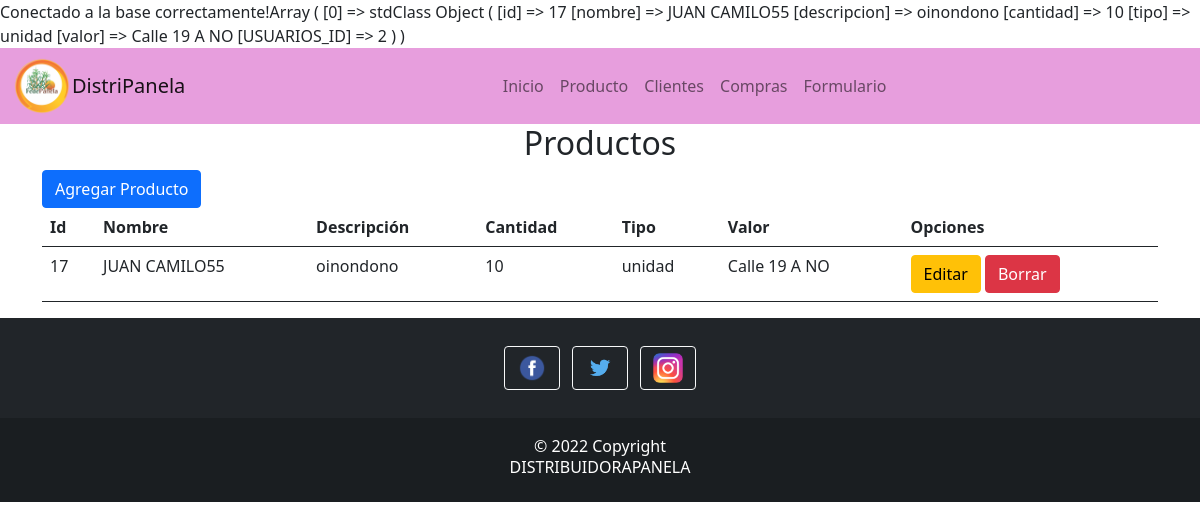
/producto.php, run on the app's committed database.
### tables this page shows
CREATE TABLE `products` (
  `id` int(11) NOT NULL,
  `nombre` varchar(255) NOT NULL,
  `descripcion` varchar(255) NOT NULL,
  `cantidad` varchar(255) NOT NULL,
  `tipo` varchar(255) NOT NULL,
  `valor` varchar(255) NOT NULL,
  `USUARIOS_ID` int(11) NOT NULL
);

### models/products.php (called while the page is built, shortened)
<?php
class classProducts
{
    private $conn;
    private $db_table = "products";
    public function __construct($db)
    {
        $this->conn = $db;
    }
    public function search()
    {
        $query_search = 'SELECT  * FROM '. $this->db_table;
        $stmt_search = $this->conn->query($query_search);
        $stmt_search->execute();
        $table_result_search = $stmt_search->fetchAll(PDO::FETCH_OBJ);
        return $table_result_search;
    }
}

### producto.php (the view, shortened to what this page needs)
<?php include_once('config/connection_db.php')?>
<?php include_once('models/products.php')?>
<?php
$classDataBase = new classConnection_mysql;
$db = $classDataBase->connection();
$classProductos = new classProducts($db);
$obj_products = $classProductos->search();
print_r($obj_products);
?>
<!DOCTYPE html>
<html lang="en">
<head>
    <link href="https://cdn.jsdelivr.net/npm/bootstrap@5.0.2/dist/css/bootstrap.min.css" rel="stylesheet"
>
</head>
<body>
    <?php include 'includes/header.php' ?>
    <section>
        <div class="container">
            <section id="datos">
                <h2 class="text-center">Productos</h2>
                <a href="actions/insert/insertar_producto.php" class="btn btn-primary"><i class="bi bi-x-circle-fill"></i> Agregar Producto</a>
                <table class="table">
                    <thead>
                        <tr>
                            <th scope="col">Id</th>
                            <th scope="col">Nombre</th>
                            <th scope="col">Descripción</th>
                            <th scope="col">Cantidad</th>
                            <th scope="col">Tipo</th>
                            <th scope="col">Valor</th>
                            <th scope="col">Opciones</th>
                        </tr>
                    </thead>
                    <tbody>
                  <?php foreach ($obj_products as $row) : ?>
                    <tr>
                      <td><?php echo $row->id; ?></td>
                      <td><?php echo $row->nombre; ?></td>
                      <td><?php echo $row->descripcion; ?></td>
                      <td><?php echo $row->cantidad; ?></td>
                      <td><?php echo $row->tipo; ?></td>
                      <td><?php echo $row->valor; ?></td>
                      <td>
                        <a href="actions/edit/editar_producto.php?id=<?php echo $row->id;?>" class="btn btn-warning"><i class="bi bi-pencil-fill"></i>Editar</a>
                        <a href="actions/delete/borrar_producto.php?id=<?php echo $row->id;?>" class="btn btn-danger"><i class="bi bi-x-circle-fill"></i> Borrar</a>
                      </td>
                    </tr>
                  <?php endforeach; ?>
                </tbody>
                </table>
            </section>
        </div>
    </section>
    <footer class="bg-dark text-center text-white">
        <div class="container p-4 pb-0">
            <section class="mb-4">
                <a class="btn btn-outline-light btn-floating m-1" href="#!" role="button"><img src="img/facebook.png"
                        width="30" height="30" alt=""></a>
                <a class="btn btn-outline-light btn-floating m-1" href="#!" role="button"><img src="img/twitter.png"
                        width="30" height="30" alt=""></a>
                <a class="btn btn-outline-light btn-floating m-1" href="#!" role="button">
                    <img src="img/Instagram.png" width="30" height="30" alt=""></i></a>
            </section>
        </div>
        <div class="text-center p-3" style="background-color: rgba(0, 0, 0, 0.2);">
            © 2022 Copyright
            <h6>DISTRIBUIDORAPANELA</h6>
        </div>
    </footer>
</body>
</html>

### data on the page
products: id "17", nombre "JUAN CAMILO55", descripcion "oinondono", cantidad "10", tipo "unidad", valor "Calle 19 A NO"
